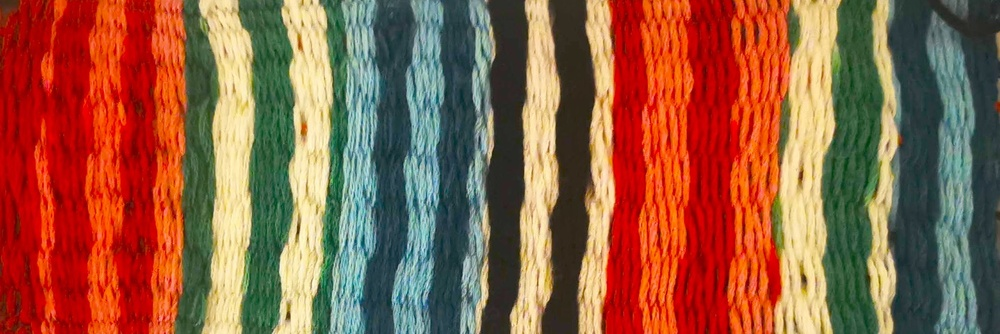
#> input picture img/weave_1.jpg, 1000 x 334 px, shrunk from 2245 x 749 before the run
$ jupyter execute --allow-errors QuadTreeImplementation.ipynb   (shell and % lines are left out)
#> lines starting #> are read from the running program, lines starting #| are printed output that depends on the picture; after the words box and inside, x2 and y2 are one past the last pixel; in counts of white or black regions, pixels touching at a corner belong together
[cell 1]
from IPython.core.display import HTML
style = """
<style>
div.output_area {
    overflow-y: scroll;
}
div.output_area img {
    max-width: unset;
}
</style>
"""
HTML(style)

[cell 2]
import cv2
from matplotlib import pyplot as plt
import matplotlib.patches as patches
import random
import math
import numpy as np
import operator
from functools import reduce
from scipy import ndimage
from scipy.spatial import KDTree
from webcolors import (rgb_to_name, CSS3_HEX_TO_NAMES, hex_to_rgb)
from scipy.spatial import KDTree
from colorsys import rgb_to_hsv
flat_map = lambda f, xs: reduce(lambda a, b: a + b, map(f, xs), [])

[cell 3]
NOTES = ["c", "d" ,"ef", "f", "g", "af", "bf"]
OCTAVES = range(3, 7)

[cell 4]
# Adapted from https://medium.com/codex/rgb-to-color-names-in-python-the-robust-way-ec4a9d97a01f
color_names = []
color_rgb_values = []
#> (the rest of this cell did not finish here and is left out)

[cell 5]
def printI(img, size=16):
    fig= plt.figure(figsize=(size, size))
    rgb = cv2.cvtColor(img, cv2.COLOR_BGR2RGB)
    plt.imshow(rgb)

[cell 6]
img= cv2.imread("img/weave_1.jpg")
#> img is the input picture: shape (334, 1000, 3); mean B, G, R 67.7, 93.8, 145.9
printI(img)
#> (the call stopped at in printI, `fig= plt.figure(figsize=(size, size))`: IPython is not available in this run)

[cell 7]
def recursive_subdivide(node, k, minPixelSize, img, level=1):

    if node.get_error(img)<=k:
        return
    w_1 = int(math.floor(node.width/2))
    w_2 = int(math.ceil(node.width/2))
    h_1 = int(math.floor(node.height/2))
    h_2 = int(math.ceil(node.height/2))


    if w_1 <= minPixelSize or h_1 <= minPixelSize:
        return
    node.nw = Node(node.x0, node.y0, w_1, h_1, level) # top left
    recursive_subdivide(node.nw, k, minPixelSize, img, level+1)

    node.ne = Node(node.x0 + w_1, node.y0, w_2, h_1, level)# top right
    recursive_subdivide(node.ne, k, minPixelSize, img, level+1)

    node.sw = Node(node.x0, node.y0+h_1, w_1, h_2, level) # btm left
    recursive_subdivide(node.sw, k, minPixelSize, img, level+1)

    node.se = Node(node.x0+w_1, node.y0+h_1, w_2, h_2, level) # btm right
    recursive_subdivide(node.se, k, minPixelSize, img, level+1)


class Node():
    def __init__(self, x0, y0, w, h, l):
        self.x0 = x0
        self.y0 = y0
        self.width = w
        self.height = h
        self.level = l
        self.nw = None
        self.ne = None
        self.se = None
        self.sw = None

    def reset_level(self, level=0):
        node =  Node(self.x0, self.y0, self.width, self.height, level)
        node.nw = self.nw.reset_level(level+1) if self.nw != None else None
        node.ne = self.ne.reset_level(level+1) if self.ne != None else None
        node.sw = self.sw.reset_level(level+1) if self.sw != None else None
        node.se = self.se.reset_level(level+1) if self.se != None else None
        return node

    def get_descendents(self):
        if self.is_leaf():
            return [self];
        else:
            return flat_map(lambda c: c.get_descendents(), self.get_children())

    def get_children(self):
        return list(filter(None, [ self.nw, self.ne, self.se, self.sw ]))

    def is_leaf(self):
        return len(self.get_children()) == 0

    def get_width(self):
        return self.width

    def get_height(self):
        return self.height

    def get_points(self, img):
        return img[self.y0:self.y0+self.get_height(), self.x0:self.x0 + self.get_width()]

    def get_avg_color(self):
        pixels = self.get_points(img)
        gAvg = math.floor(np.mean(pixels[:, :, 0]))
        rAvg = math.floor(np.mean(pixels[:, :, 1]))
        bAvg = math.floor(np.mean(pixels[:, :, 2]))
        return (gAvg, rAvg, bAvg)

    def get_error(self, img):
        pixels = self.get_points(img)
        b_avg = np.mean(pixels[:,:,0])
        b_mse = np.square(np.subtract(pixels[:,:,0], b_avg)).mean()

        g_avg = np.mean(pixels[:,:,1])
        g_mse = np.square(np.subtract(pixels[:,:,1], g_avg)).mean()

        r_avg = np.mean(pixels[:,:,2])
        r_mse = np.square(np.subtract(pixels[:,:,2], r_avg)).mean()

        # Weights from the BT.601 Intensity formula: https://en.wikipedia.org/wiki/YCbCr#ITU-R_BT.601_conversion
        e = r_mse * 0.2989 + g_mse * 0.5870 + b_mse * 0.1140

        # What's this big number?
        return (e * img.shape[0]* img.shape[1])/90000000

    def render_image(self, imgOut, img, outlineLevel=None, offsetX=0, offsetY=0):
        if self.is_leaf():
            (gAvg, rAvg, bAvg) = self.get_avg_color()
            imgOut[offsetY:offsetY+self.get_height(), offsetX:offsetX+self.get_width(), 0] = gAvg
            imgOut[offsetY:offsetY+self.get_height(), offsetX:offsetX+self.get_width(), 1] = rAvg
            imgOut[offsetY:offsetY+self.get_height(), offsetX:offsetX+self.get_width(), 2] = bAvg
        else:
            self.nw.render_image(imgOut, img, outlineLevel, offsetX, offsetY)
            self.ne.render_image(imgOut, img, outlineLevel, offsetX+self.nw.get_width(), offsetY)
            self.sw.render_image(imgOut, img, outlineLevel, offsetX, offsetY+self.nw.get_height())
            self.se.render_image(imgOut, img, outlineLevel, offsetX+self.sw.get_width(), offsetY+self.ne.get_height())

        if outlineLevel is None or self.level <= outlineLevel:
            imgOut = cv2.rectangle(imgOut, (offsetX, offsetY), (offsetX+self.get_width(), offsetY + self.get_height()), (0,0,0), 1)

[cell 8]
class QTree():
    def __init__(self, img, threshold=7, min_size=3):
        self.threshold = threshold
        self.min_size = min_size
        self.img = img
        self.root = Node(0, 0, img.shape[1], img.shape[0], 0)

    def get_points(self):
        return img[self.root.y0:self.root.y0+self.root.get_height(), self.root.x0:self.root.x0 + self.root.get_width()]

    def get_nodes_at_level(self, level):
        i = 0;
        nodes = [self.root]
        while i < level:
            nodes = flat_map(lambda n: n.get_children(), nodes)
            i += 1
        return nodes

    def subdivide(self):
        recursive_subdivide(self.root, self.threshold, self.min_size, self.img)

    def render_image(self, outlineLevel = None):
        imgOut = np.zeros((self.img.shape[0], self.img.shape[1], 3), np.uint8)
        self.root.render_image(imgOut, self.img, outlineLevel);
        return imgOut;

    def level_for_max_prop(self, prop):
        getProp = operator.attrgetter(prop)
        return max(((n.level, getProp(n)) for n in self.root.get_descendents() if n.is_leaf()), key=lambda p: p[1])[0]

[cell 9]
class Bar():
    def __init__(self, node):
        self.node = node

    def get_width(self):
        return self.node.get_width()

    def get_height(self):
        return self.node.get_height()

    def is_leaf(self):
        return self.node.is_leaf()

    def ne(self):
        return Bar(self.node.ne)

    def nw(self):
        return Bar(self.node.nw)

    def sw(self):
        return Bar(self.node.sw)

    def se(self):
        return Bar(self.node.se)

    def to_tidal(self):
        if self.is_leaf():
            (g, r, b) = self.node.get_avg_color()
            # print((r, g, b))
            # Why is this round the wrong way? no idea, that's why. It doesn't matter though for our purposes.
            (hue, sat, val) = rgb_to_hsv(b, r, g)
            note = NOTES[math.floor(hue * len(NOTES))]
            octave = OCTAVES[math.floor(val / 255.0 * len(OCTAVES))]
            return "%s%s" % (note, octave)
        else:
            return "{[%s %s] , [%s %s]}" % (self.ne().to_tidal(), self.nw().to_tidal(), self.se().to_tidal(), self.sw().to_tidal())

    def render_image(self, imgOut, img, outlineLevel=None, offsetX=0, offsetY=0):
        self.node.render_image(imgOut, img, outlineLevel, offsetX, offsetY)

class Sequence():
    def __init__(self, tree):
        level = tree.level_for_max_prop("height")
        self.bars = []
        self.img = tree.img
        nodes = tree.get_nodes_at_level(level)
        nodes.sort(key=lambda n: n.y0 * img.shape[1] + n.x0)
        for node in nodes:
            node = node.reset_level()
            self.bars.append(Bar(node))


    def to_tidal(self):
        return "[%s]/%s" % (" ".join(bar.to_tidal() for bar in self.bars), len(self.bars))


    def render_image(self):
        width = self.bars[0].get_width() * len(self.bars)
        height = self.bars[0].get_height()
        imgOut = np.zeros((height, width, 3), np.uint8)
        left = 0
        for bar in self.bars:
            bar.render_image(imgOut, self.img, None, left)
            imgOut = cv2.rectangle(imgOut, (left, 0), (left + bar.get_width(), bar.get_height()), (0, 0, 0), 2)
            left += bar.get_width()
        return imgOut

[cell 10]
tree = QTree(img, threshold=50, min_size=10)
tree.subdivide()
#> in get_error, `b_avg = np.mean(pixels[:,:,0])`: b_avg = 67.71
#> in get_error, `b_mse = np.square(np.subtract(pixels[:,:,0], b_avg)).mean()`: b_mse = 3642.4
#> in get_error, `g_avg = np.mean(pixels[:,:,1])`: g_avg = 93.83
#> in get_error, `g_mse = np.square(np.subtract(pixels[:,:,1], g_avg)).mean()`: g_mse = 5186.9
#> in get_error, `r_avg = np.mean(pixels[:,:,2])`: r_avg = 145.9
#> in get_error, `r_mse = np.square(np.subtract(pixels[:,:,2], r_avg)).mean()`: r_mse = 6389
#> in get_error, `e = r_mse * 0.2989 + g_mse * 0.5870 + b_mse * 0.1140`: e = 5369.6
sequence = Sequence(tree)
printI(img)
#> (the call stopped at in printI, `fig= plt.figure(figsize=(size, size))`: IPython is not available in this run)
printI(tree.render_image())
#> in get_avg_color, `gAvg = math.floor(np.mean(pixels[:, :, 0]))`: gAvg = 67
#> in get_avg_color, `rAvg = math.floor(np.mean(pixels[:, :, 1]))`: rAvg = 93
#> in get_avg_color, `bAvg = math.floor(np.mean(pixels[:, :, 2]))`: bAvg = 145
#> in render_image, `(gAvg, rAvg, bAvg) = self.get_avg_color()`: gAvg = 67; rAvg = 93; bAvg = 145
#> in render_image, `imgOut[offsetY:offsetY+self.get_height(), offsetX:offsetX+self.get_wid..`:
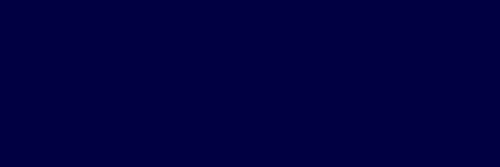
#> imgOut: shape (334, 1000, 3) (shown at 1/2 size); mean of channels 0, 1, 2 67, 0, 0; drawn as B, G, R
#> in render_image, `imgOut[offsetY:offsetY+self.get_height(), offsetX:offsetX+self.get_wid..`:
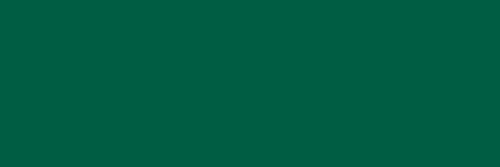
#> imgOut: shape (334, 1000, 3) (shown at 1/2 size); mean of channels 0, 1, 2 67, 93, 0; drawn as B, G, R
#> in render_image, `imgOut[offsetY:offsetY+self.get_height(), offsetX:offsetX+self.get_wid..`:
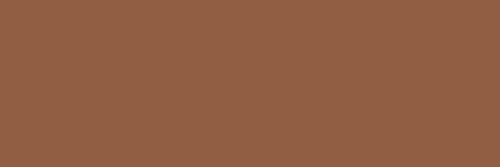
#> imgOut: shape (334, 1000, 3) (shown at 1/2 size); mean of channels 0, 1, 2 67, 93, 145; drawn as B, G, R
#> in render_image, `imgOut = cv2.rectangle(imgOut, (offsetX, offsetY), (offsetX+self.get_w..`:
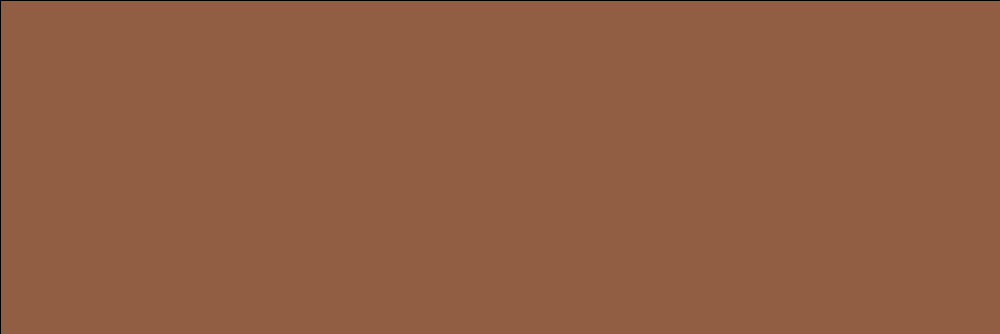
#> imgOut: shape (334, 1000, 3); 0.4% of pixels changed, all inside (x1, y1, x2, y2) = (0, 0, 1000, 334); drawn as B, G, R
#> (the call stopped at in printI, `fig= plt.figure(figsize=(size, size))`: IPython is not available in this run)
printI(tree.render_image(outlineLevel=3))
#> (the call stopped at in printI, `fig= plt.figure(figsize=(size, size))`: IPython is not available in this run)
printI(sequence.render_image(), size=200)
#> the loop in render_image, `for bar in self.bars:` made 1 pass
#> after the loop in render_image, `for bar in self.bars:`: left = 1000
#> (the call stopped at in printI, `fig= plt.figure(figsize=(size, size))`: IPython is not available in this run)

[cell 11]
sequence.to_tidal()
#> in to_tidal, `(g, r, b) = self.node.get_avg_color()`: g = 67; r = 93; b = 145
#> in to_tidal, `(hue, sat, val) = rgb_to_hsv(b, r, g)`: hue = 0.0556; sat = 0.538; val = 145
#> in to_tidal, `note = NOTES[math.floor(hue * len(NOTES))]`: note = 'c'
#> in to_tidal, `octave = OCTAVES[math.floor(val / 255.0 * len(OCTAVES))]`: octave = 5
#> Out = '[c5]/1'

$ run again, with img/coti.jpg copied over img/weave_1.jpg
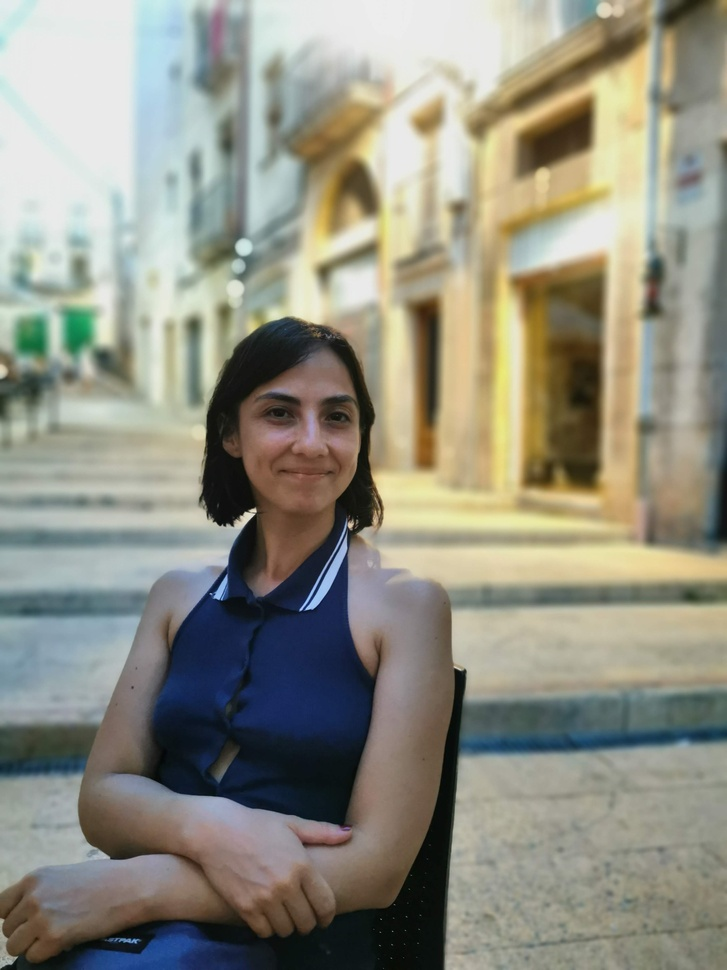
#> input picture img/coti.jpg, 727 x 970 px, shrunk from 2736 x 3648 before the run
#> img is the input picture: shape (970, 727, 3); mean B, G, R 130.4, 143.6, 144.3
#> b_avg = 130.4
#> b_mse = 3464.6
#> g_avg = 143.6
#> g_mse = 3909.1
#> r_avg = 144.3
#> r_mse = 4123.6
#> e = 3922.1
#> in get_avg_color, `gAvg = math.floor(np.mean(pixels[:, :, 0]))`: gAvg = 130
#> in get_avg_color, `rAvg = math.floor(np.mean(pixels[:, :, 1]))`: rAvg = 143
#> in get_avg_color, `bAvg = math.floor(np.mean(pixels[:, :, 2]))`: bAvg = 144
#> in render_image, `(gAvg, rAvg, bAvg) = self.get_avg_color()`: gAvg = 130; rAvg = 143; bAvg = 144
#> in render_image, `imgOut[offsetY:offsetY+self.get_height(), offsetX:offsetX+self.get_wid..`:
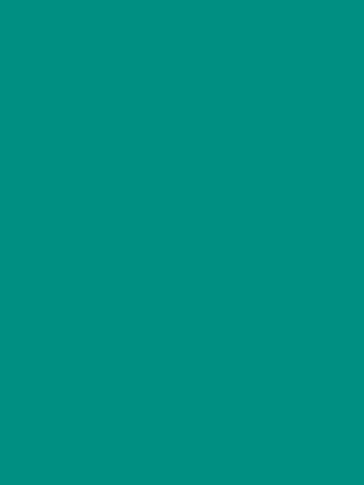
#> imgOut: shape (970, 727, 3) (shown at 1/2 size); mean of channels 0, 1, 2 130, 143, 0; drawn as B, G, R
#> in render_image, `imgOut = cv2.rectangle(imgOut, (offsetX, offsetY), (offsetX+self.get_w..`:
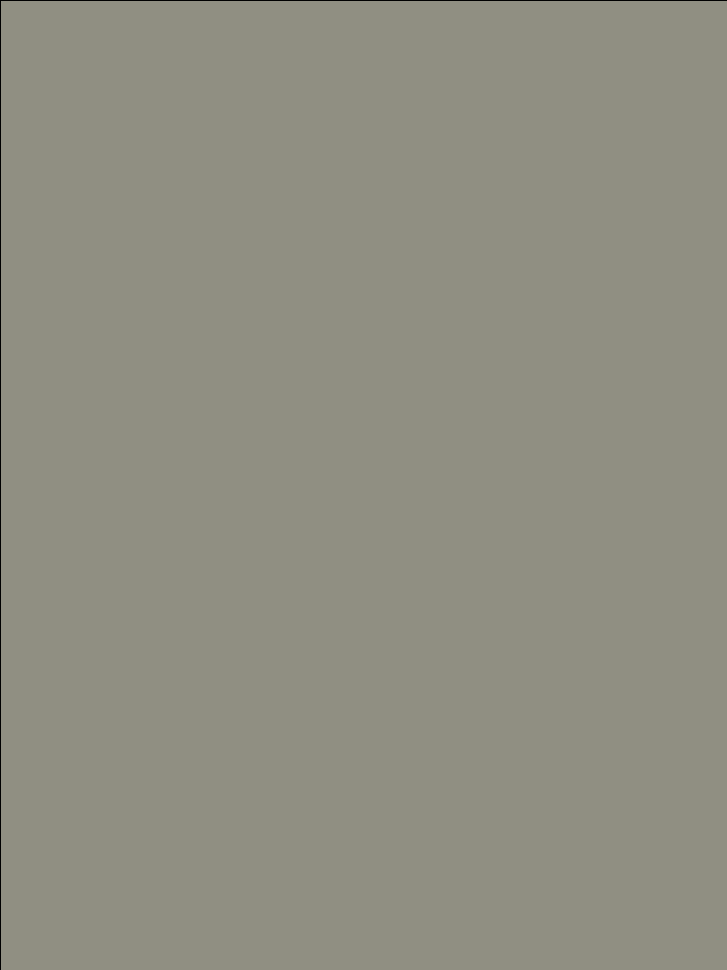
#> imgOut: shape (970, 727, 3); mean of channels 0, 1, 2 129.7, 142.7, 143.7; drawn as B, G, R
#> the loop in render_image, `for bar in self.bars:` made 1 pass
#> after the loop in render_image, `for bar in self.bars:`: left = 727
#> g = 130; r = 143; b = 144
#> hue = 0.155; sat = 0.0972; val = 144
#> note = 'd'
#> octave = 5
#> Out = '[d5]/1'

$ run again, with img/dan_flashes.jpg copied over img/weave_1.jpg
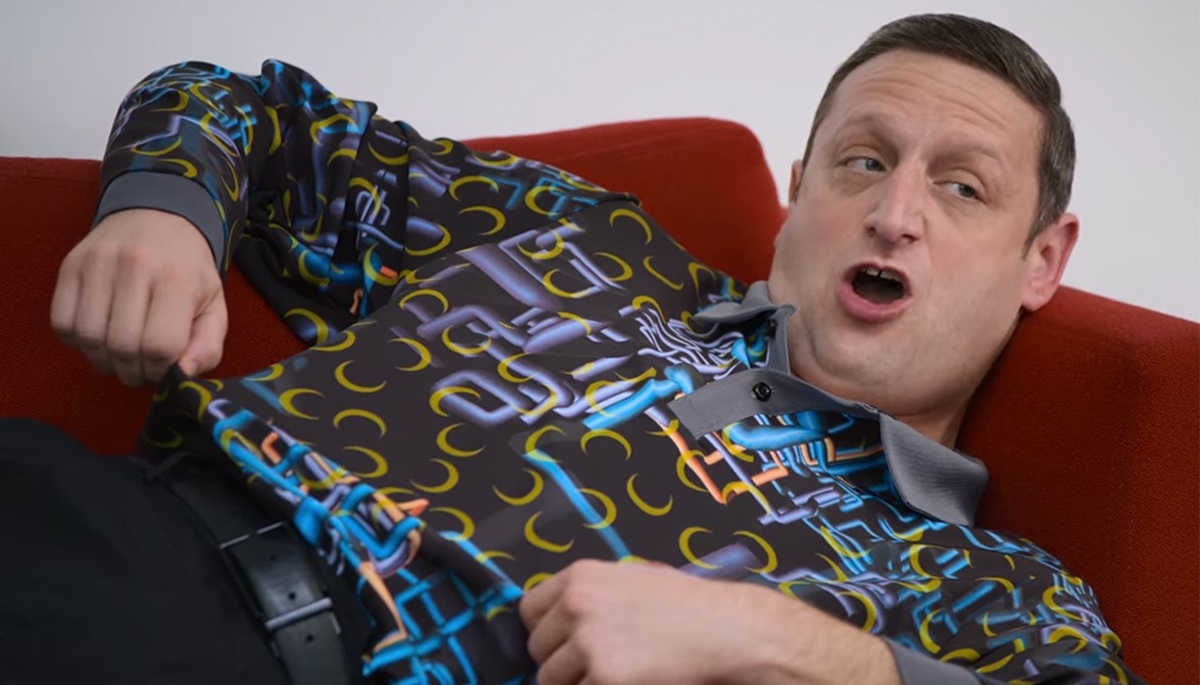
#> input picture img/dan_flashes.jpg, 1200 x 685 px
#> img is the input picture: shape (685, 1200, 3); mean B, G, R 89.7, 89.8, 105.5
#> b_avg = 89.71
#> b_mse = 5214.3
#> g_avg = 89.77
#> g_mse = 4590.6
#> r_avg = 105.5
#> r_mse = 4585.6
#> e = 4659.7
#> in get_avg_color, `gAvg = math.floor(np.mean(pixels[:, :, 0]))`: gAvg = 89
#> in get_avg_color, `bAvg = math.floor(np.mean(pixels[:, :, 2]))`: bAvg = 105
#> in render_image, `(gAvg, rAvg, bAvg) = self.get_avg_color()`: gAvg = 89; bAvg = 105
#> in render_image, `imgOut[offsetY:offsetY+self.get_height(), offsetX:offsetX+self.get_wid..`:
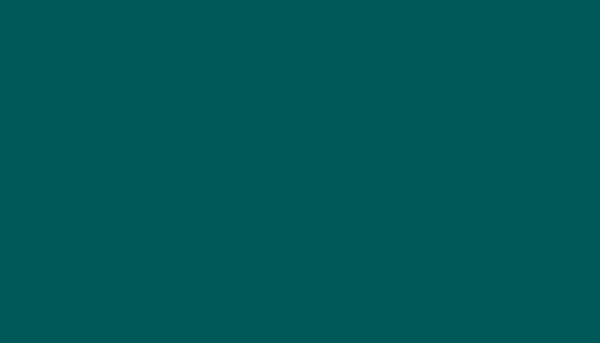
#> imgOut: shape (685, 1200, 3) (shown at 1/2 size); mean of channels 0, 1, 2 89, 89, 0; drawn as B, G, R
#> in render_image, `imgOut = cv2.rectangle(imgOut, (offsetX, offsetY), (offsetX+self.get_w..`:
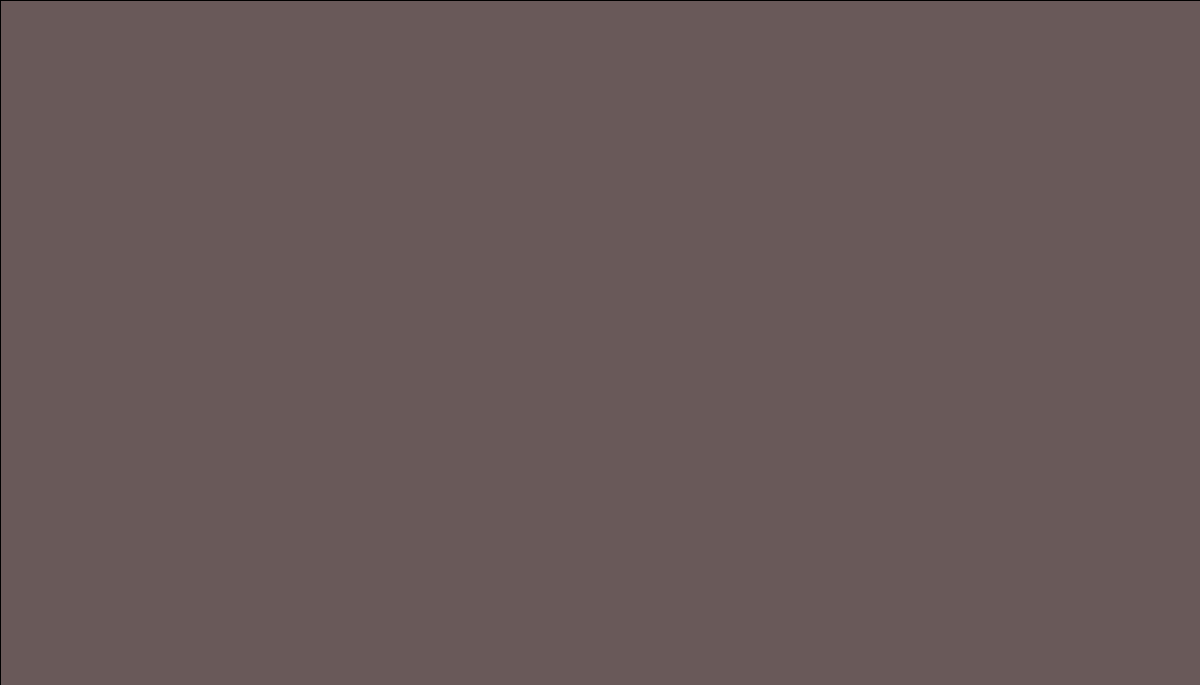
#> imgOut: shape (685, 1200, 3); mean of channels 0, 1, 2 88.8, 88.8, 104.8; drawn as B, G, R
#> the loop in render_image, `for bar in self.bars:` made 1 pass
#> after the loop in render_image, `for bar in self.bars:`: left = 1200
#> g = 89; b = 105
#> hue = 0; sat = 0.152; val = 105
#> note = 'c'
#> octave = 4
#> Out = '[c4]/1'
